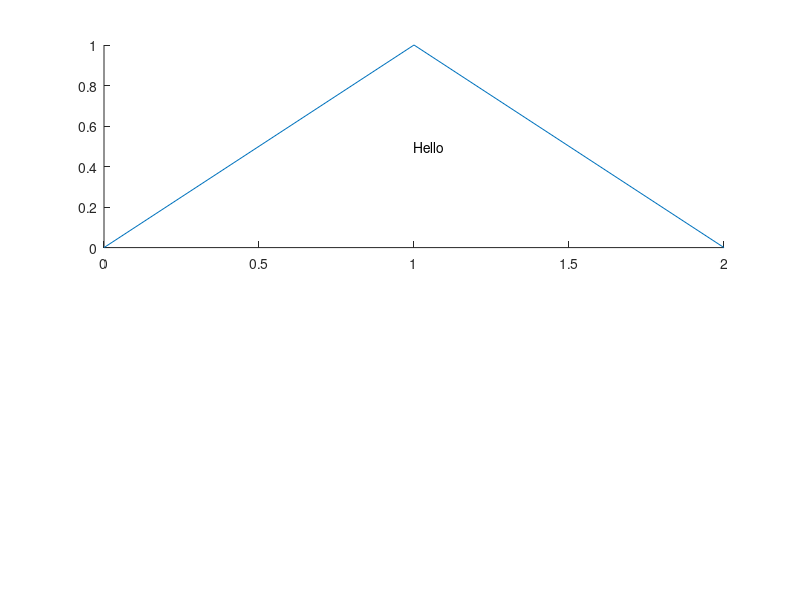

Write the MATLAB code that produced this figure. (Note: this script raises an error after producing the figure.)
f = figure(45);
ax = subplot(211);
line_handle = line([0, 1, 2], [0, 1, 0]);
txt = text(1, 0.5, "Hello");

fig_props = get(f);
fig_type = fig_props.Type;
fig_children = fig_props.Children;

ax_props = get(ax);
ax_position = ax_props.Position;
ax_type = ax_props.Type;

line_props = get(line_handle);
line_type = line_props.Type;
line_color = line_props.Color;

obj_props = get([line_handle, txt]);
line_struct_type = obj_props{1}.Type;
text_struct_string = obj_props{2}.String;
